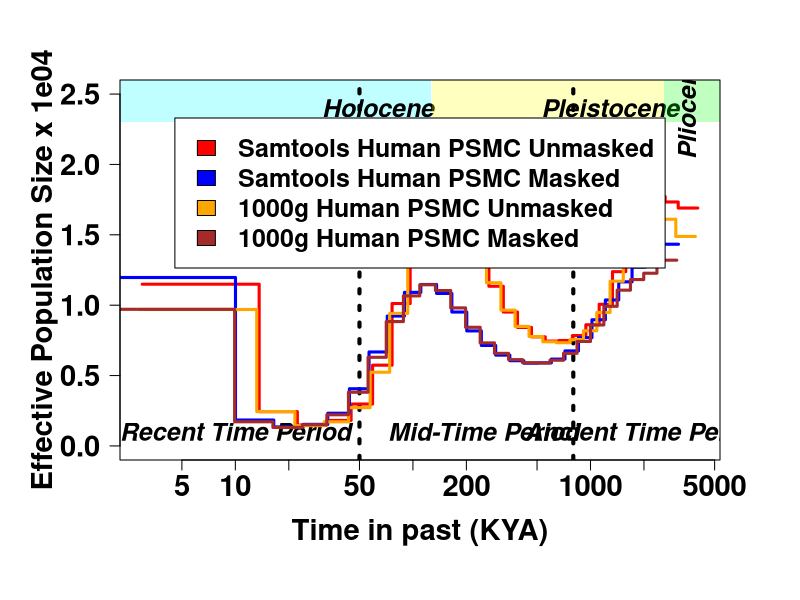

Source code (R):

hm_st <- read.table("NA12878.rm.ST.0.txt")
un_st <- read.table("NA12878.un.ST.0.txt")
hm_1000g <- read.table("NA12878.hm.1000g.0.txt")
un_1000g <- read.table("NA12878.un.1000g.0.txt")

pdf("Figure_1C.pdf",height=12,width=16)
par(mar = c(7, 6, 4, 4))
plot(un_st$V1/1000,un_st$V2,ylim=c(0,2.5),log="x",type="n",lwd="3",xlab="",ylab="",axes=F,cex.main=1.75)

rect(0.1,2.3,127,6, col=scales::alpha(rgb(col2rgb("cyan")[1,],col2rgb("cyan")[2,],col2rgb("cyan")[3,],max = 255), 0.25),border="transparent")
text(127/2,2.4,"Holocene",cex=1.5,font=4)
rect(128,2.3,2580,6, col=scales::alpha(rgb(col2rgb("yellow")[1,],col2rgb("yellow")[2,],col2rgb("yellow")[3,],max = 255), 0.25),border="transparent")
text(2580/2,2.4,"Pleistocene",cex=1.5,font=4)
rect(2580,2.3,5330,6, col=scales::alpha(rgb(col2rgb("green")[1,],col2rgb("green")[2,],col2rgb("green")[3,],max = 255), 0.25),border="transparent")
text(3500,2.4,"Pliocene",cex=1.5,font=4,srt=90)
abline(v=800,lwd=4,lty=3)
text(2000,0.1,"Ancient Time Period",cex=1.5,font=4)
abline(v=50,lwd=4,lty=3)
text(250,0.1,"Mid-Time Period",cex=1.5,font=4)
text(10,0.1,"Recent Time Period",cex=1.5,font=4)

lines(un_st$V1/1000,un_st$V2,type="s",lwd="3",col="red")
lines(hm_st$V1/1000,hm_st$V2,type="s",lwd="3",col="blue")
lines(un_1000g$V1/1000,un_1000g$V2,type="s",lwd="3",col="orange")
lines(hm_1000g$V1/1000,hm_1000g$V2,type="s",lwd="3",col="brown")
axis(1, col="black",las=1,font=2,font.axis=4,cex.axis=1.75)
mtext(side=1, line=3.2, "Time in past (KYA)", col="black", font=2,cex=1.75)
axis(2, col="black",las=1,font=2,font.axis=4,cex.axis=1.75)
mtext(side=2, line=3.2, "Effective Population Size x 1e04",col="black", font=2,cex=1.75)
box()
legend("top", inset=0.1, legend=c("Samtools Human PSMC Unmasked","Samtools Human PSMC Masked", "1000g Human PSMC Unmasked","1000g Human PSMC Masked"),fill=c("red","blue","orange","brown"),cex=1.5,text.font=2)
dev.off()
